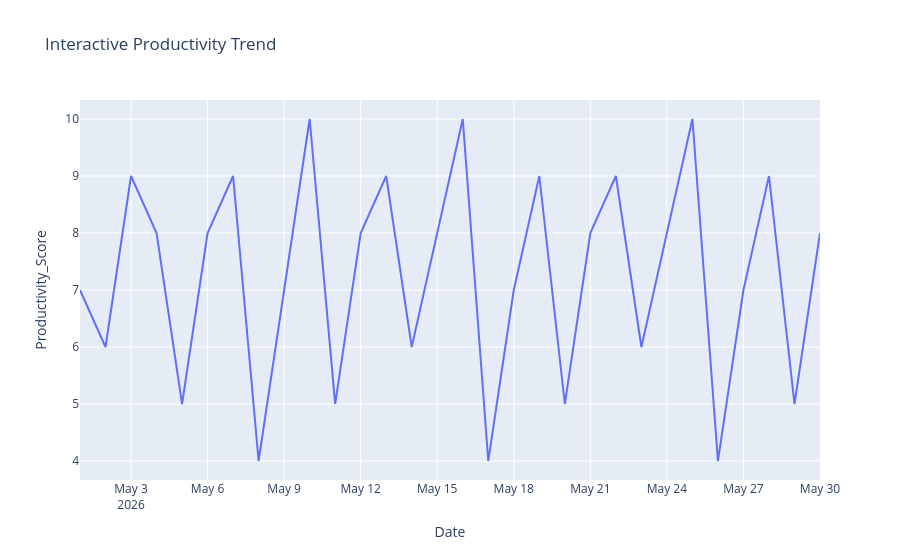

The notebook cell this image was saved under:
### Markdown cell above
## Interactive Productivity Trend Analaysis

This interactive visualization displays how productivity scores change over the 30-day period.Unlike static charts, Plotly allows users to zoom, hover over data points, and explore trends in greater detail.

The objective is to identify periods of high and low productivity and observe any noticeable patterns over time.

### Code cell
import plotly.express as px
fig = px.line(df, x="Date", y="Productivity_Score", title="Interactive Productivity Trend")
fig.show()

### Figure 1 — Plotly figure (JSON) as saved in the notebook; plotly's stock layout.template omitted (floating-point values rounded to 4 significant figures)
{"data": [{"hovertemplate": "Date=%{x}<br>Productivity_Score=%{y}<extra></extra>", "legendgroup": "", "line": {"color": "#636efa", "dash": "solid"}, "marker": {"symbol": "circle"}, "mode": "lines", "name": "", "orientation": "v", "showlegend": false, "type": "scatter", "x": ["2026-05-01", "2026-05-02", "2026-05-03", "2026-05-04", "2026-05-05", "2026-05-06", "2026-05-07", "2026-05-08", "2026-05-09", "2026-05-10", "2026-05-11", "2026-05-12", "2026-05-13", "2026-05-14", "2026-05-15", "2026-05-16", "2026-05-17", "2026-05-18", "2026-05-19", "2026-05-20", "2026-05-21", "2026-05-22", "2026-05-23", "2026-05-24", "2026-05-25", "2026-05-26", "2026-05-27", "2026-05-28", "2026-05-29", "2026-05-30"], "xaxis": "x", "y": [7, 6, 9, 8, 5, 8, 9, 4, 7, 10, 5, 8, 9, 6, 8, 10, 4, 7, 9, 5, 8, 9, 6, 8, 10, 4, 7, 9, 5, 8], "yaxis": "y"}], "layout": {"legend": {"tracegroupgap": 0}, "title": {"text": "Interactive Productivity Trend"}, "xaxis": {"anchor": "y", "domain": [0, 1], "title": {"text": "Date"}}, "yaxis": {"anchor": "x", "domain": [0, 1], "title": {"text": "Productivity_Score"}}}}
